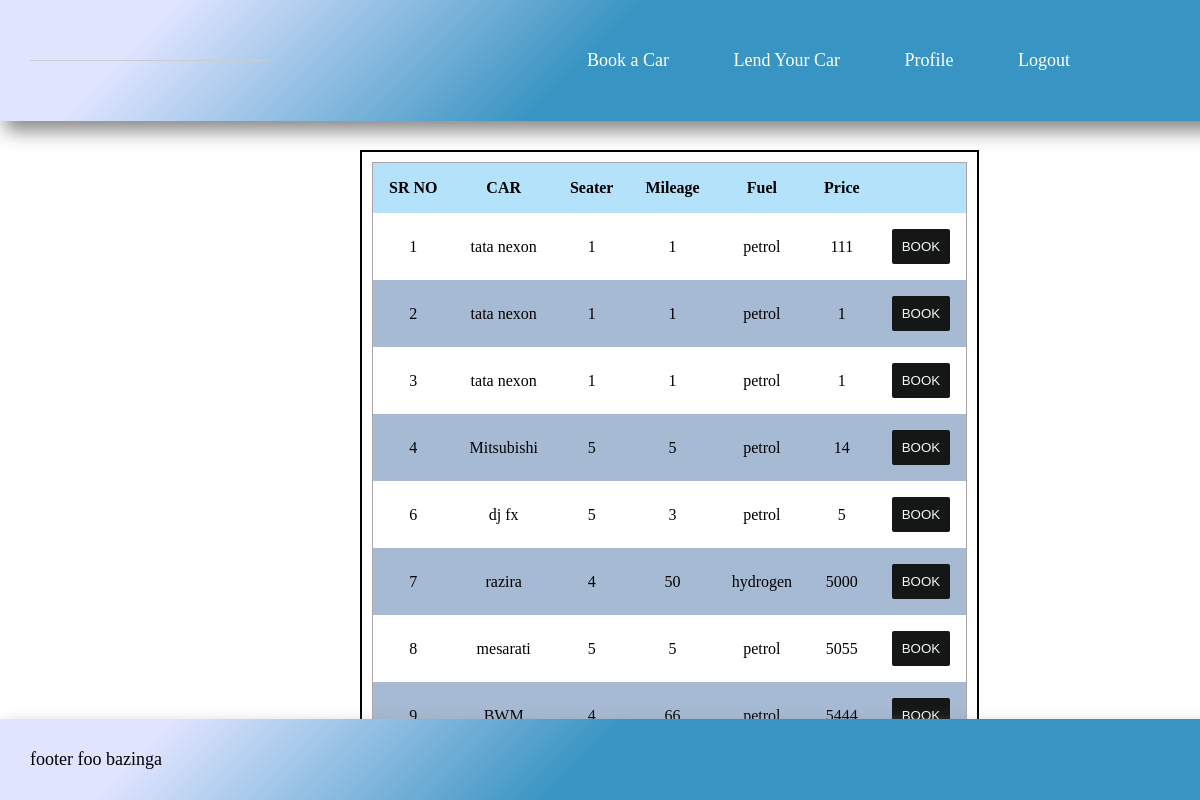
Screenshot of /book with the database file from the repository.
### tables this page shows
CREATE TABLE "cars" (
	"car_id"	INTEGER UNIQUE,
	"car_name"	TEXT,
	"owner_phno"	INTEGER,
	"seater"	INTEGER,
	"mileage"	NUMERIC,
	"fuel_type"	TEXT,
	"price"	NUMERIC,
	"available"	INTEGER,
	PRIMARY KEY("car_id" AUTOINCREMENT)
);

### driveMe/driveMe.py (the view)
@driveMe.route("/book")
def book():
    conn = sqlite3.connect("database.db")
    cur = conn.cursor()
    data =(cur.execute("SELECT car_id,car_name,seater,mileage,fuel_type,price,available FROM cars WHERE available=1")).fetchall()
    return render_template("book.html",cars = data)

### driveMe/templates/book.html (shortened to what this page needs)
<!DOCTYPE html>
<html lang="en">
<head>
    <link rel="stylesheet" href="{{url_for('static',filename='css/book.css')}}">
</head>
<body>
    <header>
        <img src="https://placeholder.com/wp-content/uploads/2018/10/placeholder.com-logo3.png" alt="Company Logo"
            class="company-logo">
        <nav class="navbar">
            <ul>
                <li class="nav-link"><a href="/book">Book a Car</a></li>
                <li class="nav-link"><a href="{{url_for('driveMe.lend')}}">Lend Your Car</a></li>
                <li class="nav-link"><a href="/profile">Profile</li>
                <li style="color: rgb(44, 44, 165);"><a href="{{url_for('auth.logout')}}">Logout</a></li>
            </ul>
        </nav>
    </header>
    <div class="register ">
        <div style="overflow-x:auto;">
            <table>
                <tr style="background-color:rgb(179, 226, 250) ">
                    <th>SR NO
                    </th>
                    <th>CAR</th>
                    <th>Seater</th>
                    <th>Mileage</th>
                    <th>Fuel</th>
                    <th>Price</th>
                    <th></th>
                </tr>
                <tbody>
                    {% for data in cars %}
                    <tr>
                        <td>{{data[0]}}</td>
                        <td>{{data[1]}}</td>
                        <td>{{data[2]}}</td>
                        <td>{{data[3]}}</td>
                        <td>{{data[4]}}</td>
                        <td>{{data[5]}}</td>
                        <td>
                            <form action="/book_button" method="POST">
                            <button type="submit" value="{{data[0]}}" name="car_id">BOOK</button>
                            </form>
                        </td>
                    </tr>
                    {% endfor %}
                </tbody>
            </table>
        </div>
    </div>
    <footer>
        <p>footer foo bazinga</p>
    </footer>
</body>
</html>

### static/css/book.css (style rules this page uses)
* { margin: 0px; padding: 0px; }
.register { margin-left: 30%; padding: 10px; height: auto; width: fit-content; order: 2; margin-top: 150px; border: 2px black solid; }
button { display: inline-block; color:whitesmoke; width: auto; padding: 10px; text-align: center; background-color: rgb(21, 22, 22); border: none; border-radius: 2px; }
.company-logo { margin-right: auto; width: 20%; height: 20%; cursor: pointer; }
header { position: fixed; top:0; width: 100%; padding: 30px; display: flex; justify-content: space-between; align-items: center; font-size: large; background: rgb(56,148,194); background: linear-gradient(315deg, rgba(56,148,194,1) 53%, rgba(223,228,255,1) 87%); box-shadow: 5px 10px 18px #888888; }
nav { margin-right: 10%; }
header a, li { text-decoration: none; }
.navbar li { padding : 20px; display: inline-block; margin-right: 20px; }
.navbar li a { color: white; }
footer { position: fixed; bottom:0; width: 100%; padding: 30px; display: flex; justify-content: space-between; align-items: center; font-size: large; font-size: large; background: rgb(56,148,194); background: linear-gradient(315deg, rgba(56,148,194,1) 53%, rgba(223,228,255,1) 87%); box-shadow: 5px 10px 18px #888888; }
table { border-collapse: collapse; border-spacing: 0; width: 100%; border: 1px solid rgb(175, 164, 164); }
th, td { text-align: center; padding: 16px; }
\tr:nth-child(even) { background-color: #a6bad4; }

### rows the page displays
cars: car_id "1", car_name "tata nexon", seater "1", mileage "1", fuel_type "petrol", price "111"
cars: car_id "2", car_name "tata nexon", seater "1", mileage "1", fuel_type "petrol", price "1"
cars: car_id "3", car_name "tata nexon", seater "1", mileage "1", fuel_type "petrol", price "1"
cars: car_id "4", car_name "Mitsubishi", seater "5", mileage "5", fuel_type "petrol", price "14"
cars: car_id "6", car_name "dj fx", seater "5", mileage "3", fuel_type "petrol", price "5"
cars: car_id "7", car_name "razira", seater "4", mileage "50", fuel_type "hydrogen", price "5000"
cars: car_id "8", car_name "mesarati", seater "5", mileage "5", fuel_type "petrol", price "5055"
cars: car_id "9", car_name "BWM", seater "4", mileage "66", fuel_type "petrol", price "5444"
